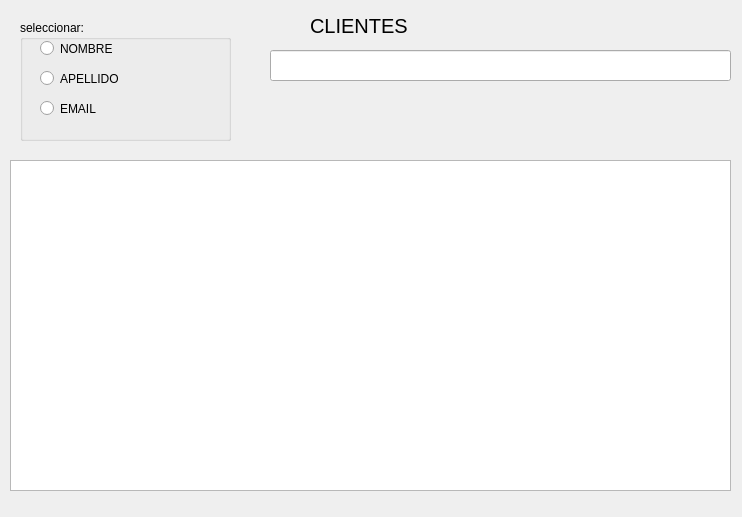
<?xml version="1.0" encoding="UTF-8"?>
<ui version="4.0">
 <class>Dialog</class>
 <widget class="QDialog" name="Dialog">
  <property name="geometry">
   <rect>
    <x>0</x>
    <y>0</y>
    <width>742</width>
    <height>517</height>
   </rect>
  </property>
  <property name="windowTitle">
   <string>Datos de Clientes</string>
  </property>
  <property name="styleSheet">
   <string notr="true">QLabel {
	color: #000000;
	font-size: 20px;
	text-align: center;
}</string>
  </property>
  <widget class="QLabel" name="label">
   <property name="geometry">
    <rect>
     <x>310</x>
     <y>10</y>
     <width>121</width>
     <height>31</height>
    </rect>
   </property>
   <property name="text">
    <string>CLIENTES</string>
   </property>
  </widget>
  <widget class="QTableWidget" name="tabla">
   <property name="geometry">
    <rect>
     <x>10</x>
     <y>160</y>
     <width>721</width>
     <height>331</height>
    </rect>
   </property>
  </widget>
  <widget class="QLineEdit" name="line_cliente">
   <property name="geometry">
    <rect>
     <x>270</x>
     <y>50</y>
     <width>461</width>
     <height>31</height>
    </rect>
   </property>
  </widget>
  <widget class="QGroupBox" name="groupBox">
   <property name="geometry">
    <rect>
     <x>20</x>
     <y>20</y>
     <width>211</width>
     <height>121</height>
    </rect>
   </property>
   <property name="title">
    <string>seleccionar:</string>
   </property>
   <widget class="QRadioButton" name="ck_nombre">
    <property name="geometry">
     <rect>
      <x>20</x>
      <y>20</y>
      <width>82</width>
      <height>17</height>
     </rect>
    </property>
    <property name="text">
     <string>NOMBRE</string>
    </property>
   </widget>
   <widget class="QRadioButton" name="ck_apellido">
    <property name="geometry">
     <rect>
      <x>20</x>
      <y>50</y>
      <width>82</width>
      <height>17</height>
     </rect>
    </property>
    <property name="text">
     <string>APELLIDO</string>
    </property>
   </widget>
   <widget class="QRadioButton" name="ck_email">
    <property name="geometry">
     <rect>
      <x>20</x>
      <y>80</y>
      <width>82</width>
      <height>17</height>
     </rect>
    </property>
    <property name="text">
     <string>EMAIL</string>
    </property>
   </widget>
  </widget>
 </widget>
 <resources/>
 <connections/>
</ui>
